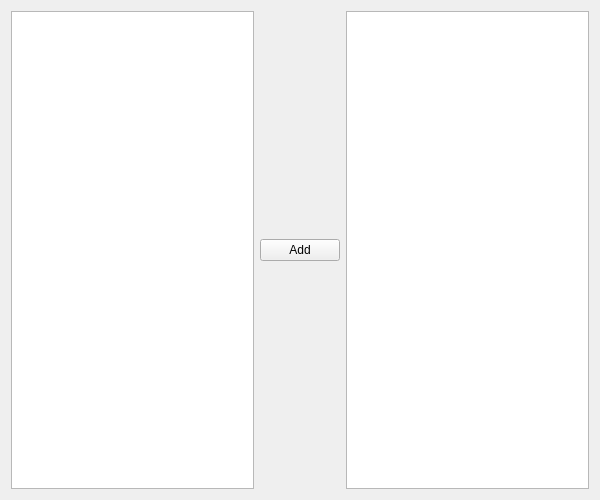
<?xml version="1.0" encoding="UTF-8"?>
<ui version="4.0">
 <class>UserMode</class>
 <widget class="QWidget" name="UserMode">
  <property name="geometry">
   <rect>
    <x>0</x>
    <y>0</y>
    <width>600</width>
    <height>500</height>
   </rect>
  </property>
  <property name="windowTitle">
   <string>UserMode</string>
  </property>
  <layout class="QHBoxLayout" name="horizontalLayout">
   <item>
    <widget class="QListView" name="dogsList"/>
   </item>
   <item>
    <widget class="QPushButton" name="addButton">
     <property name="contextMenuPolicy">
      <enum>Qt::NoContextMenu</enum>
     </property>
     <property name="text">
      <string>Add</string>
     </property>
    </widget>
   </item>
   <item>
    <widget class="QListView" name="adoptionList"/>
   </item>
  </layout>
 </widget>
 <layoutdefault spacing="6" margin="11"/>
 <resources/>
 <connections/>
</ui>
